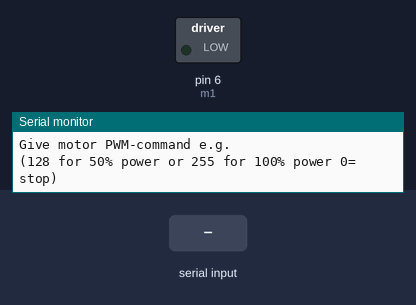
A sketch run on a simulated Arduino Uno, built with avr-gcc and run on an emulated ATmega328P. Parts: switched loads named in the sketch (green lamp = pin HIGH), the last lines printed to the serial monitor. Inputs (shaded band) come from the test bench.

Above: at 1.2 s.
1.3 s: "90,45\n" received over Serial
At 2.4 s:
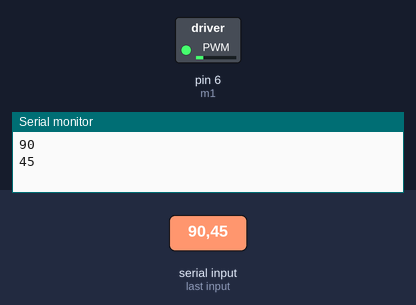
2.9 s: "30,150\n" received over Serial
At 3.7 s:
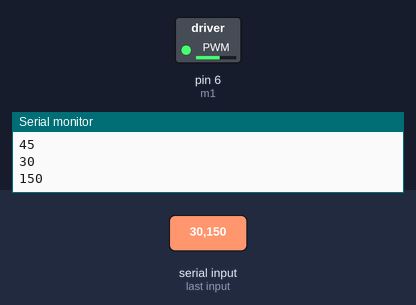
4.5 s: "200\n" received over Serial
At 4.9 s:
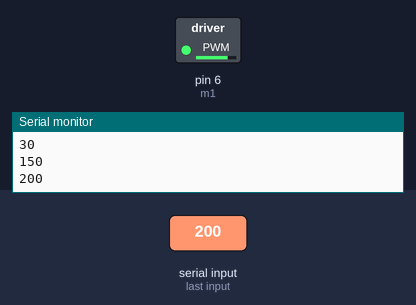
6.0 s: "90\n" received over Serial
At 7.2 s:
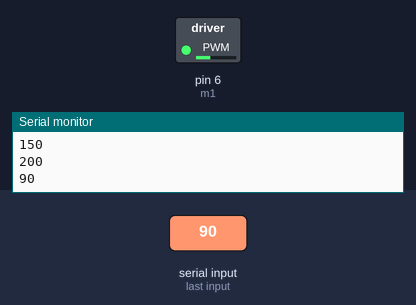
Timing chart, 0 to 8.5 s (numbered marks = the images above; inputs shaded):
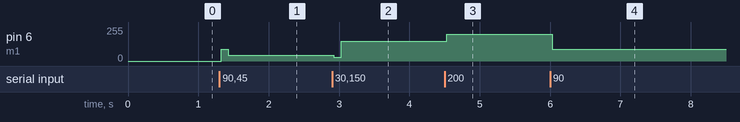

The sketch:

DC-Motor_driver_one_way_only.ino
```cpp
/*
   Dette program tager mod kommandoer tal 0 til 255 for at styre en DC-motor
   0=STOP f.eks. 128=50% 255=100% power
*/

//***********************************
//Setup constants
//***********************************
const int m1 = 6;

//***********************************
// Global variable
//***********************************
int incomingByte = -9999;
int power = -9999;
int oldpower = -9999;

//**********************************
// SETUP
//**********************************
void setup()
{
  pinMode(m1, OUTPUT);

  analogWrite(m1, 0);
  Serial.begin(9600);
  Serial.println("Ready\n\n");
  Serial.println("Give motor PWM-command e.g. ");
  Serial.println("(128 for 50% power or 255 for 100% power 0= stop)");
}

//**********************************
// LOOP
//**********************************
void loop()
{
 power = readSerial();
  if (power!= oldpower){
    Serial.println(power);
 	analogWrite(m1,power);
    oldpower = power;
  }
  delay(100);
}

//***********************************
// Read data from UART connection
//***********************************
int readSerial() {
  if (Serial.available() > 1) {
    // read the incoming byte:
    incomingByte = Serial.parseInt();
  }
  return incomingByte;
}
```

Measured:
- after the input at 1.3 s, pin 6 (m1): 0/255 → 90/255 at once, → 45/255 0.10 s later
- after the input at 2.9 s, pin 6 (m1): 45/255 → 30/255 at once, → 150/255 0.10 s later
- after the input at 4.5 s, pin 6 (m1): 150/255 → 200/255 at once
- after the input at 6.0 s, pin 6 (m1): 200/255 → 90/255 at once
